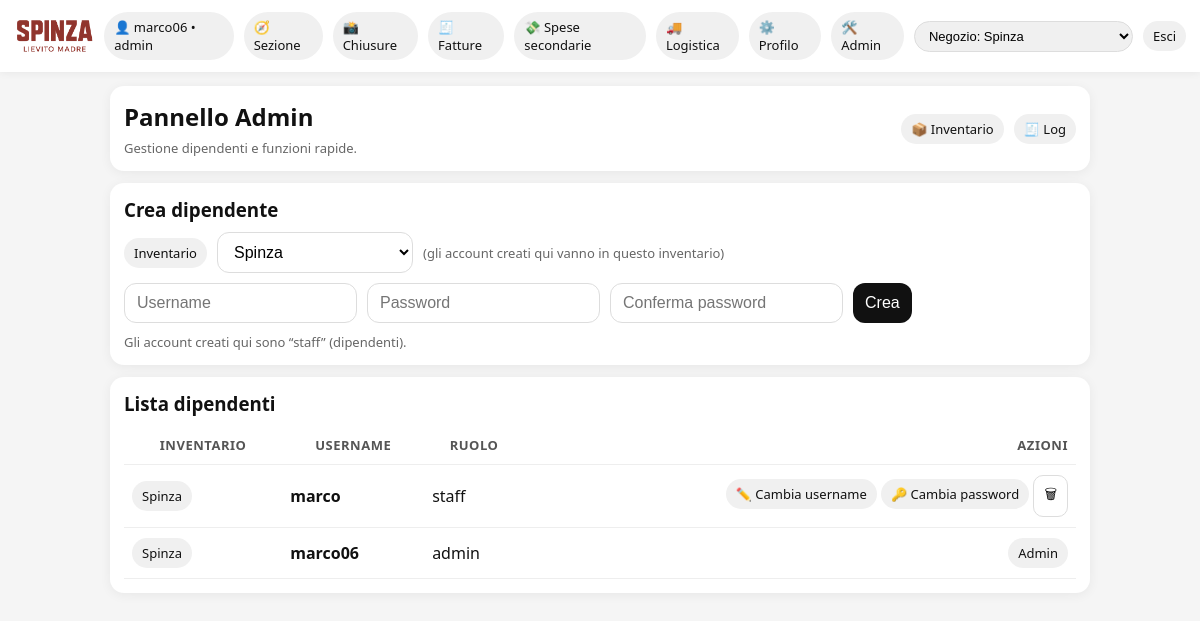
/admin (signed in), run on the app's committed database.
### tables this page shows
CREATE TABLE users(
        id INTEGER PRIMARY KEY AUTOINCREMENT,
        username TEXT UNIQUE NOT NULL,
        role TEXT NOT NULL DEFAULT 'staff',
        pw_salt TEXT,
        pw_hash TEXT,
        legacy_sha256 TEXT
    , store TEXT NOT NULL DEFAULT 'spinza');

### app/main.py (the view)
@app.get("/admin", response_class=HTMLResponse)
def admin_page(request: Request, store: str = ""):
    user = require_login(request)
    if not user:
        return RedirectResponse("/", status_code=HTTP_303_SEE_OTHER)
    if not is_admin(request):
        return RedirectResponse("/inventario", status_code=HTTP_303_SEE_OTHER)
    store = (store or "").strip()
    if store in STORES:
        request.session["admin_store"] = store
    with connect() as conn:
        cur = conn.cursor()
        users = cur.execute(
            "SELECT id, store, username, role FROM users ORDER BY role DESC, store, username"
        ).fetchall()
    return _render_admin(request, user=user, users=users)

### app/templates/admin.html (shortened to what this page needs)
{% extends "base.html" %}
{% set title = "Admin - Spinza Inventario" %}
{% block content %}
  <div class="card" style="margin-bottom:12px;">
    <div class="row" style="align-items:center;justify-content:space-between;">
      <div>
        <h2 style="margin:0;">Pannello Admin</h2>
        <p class="muted" style="margin:6px 0 0 0;">Gestione dipendenti e funzioni rapide.</p>
      </div>
      <div class="row" style="justify-content:flex-end;">
        <a class="pill" href="/inventario" style="text-decoration:none;color:#111;">📦 Inventario</a>
        <a class="pill" href="/logs" style="text-decoration:none;color:#111;">🧾 Log</a>
      </div>
    </div>
  </div>
  <div class="card" style="margin-bottom:12px;">
    <h3 style="margin:0 0 10px 0;">Crea dipendente</h3>
    <form method="get" action="/admin" style="margin-bottom:10px;">
      <div class="row" style="align-items:center;">
        <span class="pill">Inventario</span>
        <select name="store" onchange="this.form.submit()">
          {% for code, label in stores.items() %}
            <option value="{{ code }}" {% if admin_store==code %}selected{% endif %}>{{ label }}</option>
          {% endfor %}
        </select>
        <span class="muted">(gli account creati qui vanno in questo inventario)</span>
      </div>
    </form>
    <form method="post" action="/admin/users/add">
      <div class="row">
        <input name="username" placeholder="Username" required />
        <input name="password" placeholder="Password" type="password" required />
        <input name="confirm_password" placeholder="Conferma password" type="password" required />
        <button class="btn" type="submit">Crea</button>
      </div>
    </form>
    <p class="muted" style="margin:10px 0 0 0;font-size:13px;">Gli account creati qui sono “staff” (dipendenti).</p>
  </div>
  <div class="card">
    <h3 style="margin:0 0 10px 0;">Lista dipendenti</h3>
    <div style="overflow:auto;">
      <table>
        <thead>
          <tr>
            <th>Inventario</th>
            <th>Username</th>
            <th>Ruolo</th>
            <th style="text-align:right;">Azioni</th>
          </tr>
        </thead>
        <tbody>
          {% for u in users %}
            <tr>
              <td><span class="pill">{{ stores.get(u.store, u.store) }}</span></td>
              <td><strong>{{ u.username }}</strong></td>
              <td>{{ u.role }}</td>
              <td style="text-align:right;">
                {% if u.role != 'admin' %}
                  <details style="display:inline-block;text-align:left;">
                    <summary class="pill" style="cursor:pointer;">✏️ Cambia username</summary>
                  </details>
                  <details style="display:inline-block;text-align:left;">
                    <summary class="pill" style="cursor:pointer;">🔑 Cambia password</summary>
                  </details>
                  <form method="post" action="/admin/users/{{ u.id }}/delete" style="display:inline-block;" onsubmit="return confirm('Eliminare utente {{ u.username }}?');">
                    <button class="mini" type="submit" title="Elimina utente">🗑</button>
                  </form>
                {% else %}
                  <span class="pill">Admin</span>
                {% endif %}
              </td>
            </tr>
          {% endfor %}
        </tbody>
      </table>
    </div>
  </div>
{% endblock %}

### app/templates/base.html (shortened to what this page needs)
<!doctype html>
<html lang="it">
<head>
  {% set _brand = brand or (user.store if user and user.store) or '' %}
</head>
<body>
<header>
  {% if _brand == 'spinza' %}
    <img src="/static/logo_scritta_spinza.png" alt="Spinza"/>
  {% elif _brand.startswith('reburger') %}
    <img src="/static/logo_reburger.png" alt="Reburger"/>
  {% else %}
    <strong style="font-size:18px;letter-spacing:.02em">Inventari</strong>
  {% endif %}
  <div class="right">
    {% if user %}
      <span class="pill">
        👤 {{ user.username }}
        {% if user.role == 'admin' %} • admin{% endif %}
      </span>
      <a href="/select-area" class="pill" style="text-decoration:none;color:#111">🧭 Sezione</a>
      <a href="/chiusure" class="pill" style="text-decoration:none;color:#111">📸 Chiusure</a>
      <a href="/fatture" class="pill" style="text-decoration:none;color:#111">🧾 Fatture</a>
      <a href="/spese-secondarie" class="pill" style="text-decoration:none;color:#111">💸 Spese secondarie</a>
      <details style="display:inline-block;margin:0;padding:0;">
        <summary class="pill" style="list-style:none;cursor:pointer;user-select:none;">🚚 Logistica</summary>
      </details>
      <a href="/profile" class="pill" style="text-decoration:none;color:#111">⚙️ Profilo</a>
      {% if user.role == 'admin' %}
        <a href="/admin" class="pill" style="text-decoration:none;color:#111">🛠️ Admin</a>
      {% endif %}
      {% if user.role == 'admin' %}
        <form method="post" action="/set-active-store" style="display:inline;">
          <select name="store" class="pill" style="cursor:pointer" onchange="
            this.form.next_url.value = window.location.pathname + window.location.search;
            this.form.submit();
          ">
            {% set _sel = active_store or 'spinza' %}
            <option value="spinza" {% if _sel=='spinza' %}selected{% endif %}>Negozio: Spinza</option>
          </select>
        </form>
      {% endif %}
      <a href="/logout" class="pill" style="text-decoration:none;color:#111">Esci</a>
    {% endif %}
  </div>
</header>
<div class="wrap">
  {% block content %}{% endblock %}
</div>
</body>
</html>

### app/templates/base.html (style rules this page uses)
body { font-family:system-ui,-apple-system,Segoe UI,Roboto,Arial;margin:0;background:#f5f5f5;color:#111 }
header { background:#fff;padding:12px 14px;display:flex;align-items:center;gap:10px;box-shadow:0 1px 8px rgba(0,0,0,.06);position:sticky;top:0 }
header img { height:34px }
.wrap { max-width:980px;margin:0 auto;padding:14px }
.card { background:#fff;border-radius:14px;padding:14px;box-shadow:0 2px 12px rgba(0,0,0,.06) }
.row { display:flex;gap:10px;flex-wrap:wrap }
input,select,button { font-size:16px;padding:10px 12px;border-radius:12px;border:1px solid #ddd;background:#fff }
button { cursor:pointer }
.btn { border:0;background:#111;color:#fff }
.muted { color:#666;font-size:13px }
table { width:100%;border-collapse:collapse }
th,td { padding:10px 8px;border-bottom:1px solid #eee;vertical-align:middle }
th { font-size:13px;color:#555;text-transform:uppercase;letter-spacing:.04em }
.pill { display:inline-block;padding:6px 10px;border-radius:999px;background:#f0f0f0;font-size:13px }
.right { margin-left:auto;display:flex;gap:10px;align-items:center }
form { margin:0 }
.mini { padding:8px 10px;font-size:14px;border-radius:10px }

### data on the page
users: username "marco06", get "Spinza", role "admin", shows "Admin"
users: get "Spinza", username "marco", role "staff"

### other printed values
form field store "Spinza"
